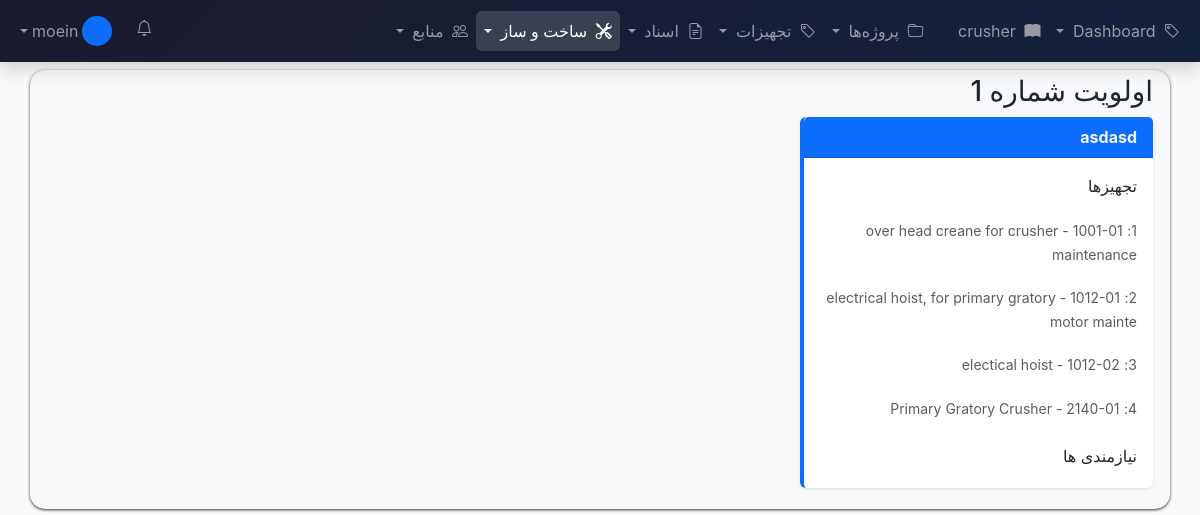
Before: /construction/work-packages/tree/ (signed in) with the older database file.
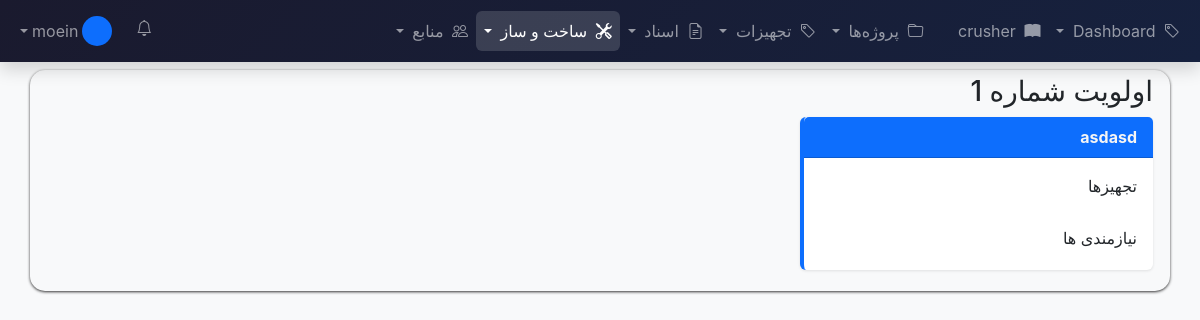
After: the same page with the newer database file.
### construction/models.py (models this page shows, shortened)
class WorkPackage(models.Model):
	class Status(models.TextChoices):
		NOT_STARTED = 'NSTA', 'Not Started'
		MOBILIZING = 'MOB', 'Mobilizing'
		IN_PROGRESS = 'IPRO', 'In Progress'
		COMPLETE = 'COMP', 'Complete'
		ON_HOLD = 'HOLD', 'On Hold'
	project = models.ForeignKey(
			'core.Project', on_delete=models.CASCADE, related_name='work_packages'
			)
	code = models.CharField(max_length=50)
	name = models.CharField(max_length=500)
	area = models.ForeignKey(
			'core.Area', on_delete=models.SET_NULL, related_name='work_packages', null=True, blank=True
			)
	system = models.ForeignKey(
			'core.System', on_delete=models.SET_NULL, null=True, blank=True,
			related_name='work_packages'
			)
	description = models.TextField(blank=True)
	supervisor = models.ForeignKey(
			User, on_delete=models.SET_NULL, null=True, blank=True,
			related_name='supervised_work_packages'
			)
	contractor = models.CharField(
			max_length=255, blank=True, help_text="Company executing the work"
			)
	contractor_company = models.ForeignKey('resources.Company', on_delete=models.SET_NULL, related_name='work_packages', null=True, blank=True)
	planned_start = models.DateField()
	planned_finish = models.DateField()
	actual_start = models.DateField(null=True, blank=True)
	actual_finish = models.DateField(null=True, blank=True)
	status = models.CharField(max_length=4, choices=Status.choices, default=Status.NOT_STARTED)
	percent_complete = models.DecimalField(max_digits=5, decimal_places=2, default=0.00)
	level = models.IntegerField(default=1, null=True, blank=True)
	priority = models.PositiveSmallIntegerField(default=3, help_text="1=Highest, 5=Lowest")
	notes = models.TextField(blank=True)
	created_at = models.DateTimeField(auto_now_add=True)
	updated_at = models.DateTimeField(auto_now=True)
	class Meta:
		ordering = ['code']
		verbose_name = 'Work Package'
		verbose_name_plural = 'Work Packages'

class WorkPackageItem(models.Model):
	work_package = models.ForeignKey(
			WorkPackage, on_delete=models.CASCADE, related_name='items', null=True, blank=True
			)
	equipment_tag = models.ForeignKey(
			'core.EquipmentTag', on_delete=models.CASCADE, related_name='work_package_items', null=True, blank=True
			)
	sequence_number = models.PositiveIntegerField(
			default=1, help_text="Order of installation"
			)
	installation_date = models.DateField(null=True, blank=True)
	is_complete = models.BooleanField(default=False)
	notes = models.TextField(blank=True)
	class Meta:
		ordering = ['sequence_number']
		verbose_name = 'Work Package Item'
		verbose_name_plural = 'Work Package Items'

### core/models.py (models this page shows, shortened)
class EquipmentTag(models.Model):
	class EquipmentType(models.TextChoices):
		CRUSHER = 'CRUSH', 'Crusher'
		CONVEYOR = 'CONV', 'Conveyor'
		FLOTATION = 'FLOT', 'Flotation Cell'
		PUMP = 'PUMP', 'Pump'
		MOTOR = 'MOTOR', 'Motor'
		INSTRUMENT = 'INST', 'Instrument'
		CABLE = 'CABLE', 'Cable'
		TRANSFORMER = 'XFMR', 'Transformer'
		VALVE = 'VALV', 'Valve'
		TANK = 'TANK', 'Tank'
		SCREEN = 'SCRN', 'Screen'
		FEEDER = 'FEED', 'Feeder'
		CYCLONE = 'CYCL', 'Cyclone'
		THICKENER = 'THCK', 'Thickener'
		FILTER = 'FILT', 'Filter'
		COMPRESSOR = 'COMP', 'Compressor'
		CRANE = 'CR', 'Crane'
		SCREW_WASHER_NUT = 'SCNW', 'Screw Nut Washer'
		OTHER = 'OTHR', 'Other'
	class Discipline(models.TextChoices):
		MECHANICAL = 'MECH', 'Mechanical'
		ELECTRICAL = 'ELEC', 'Electrical'
		PIPING = 'PIPE', 'Piping'
		INSTRUMENTATION = 'INSTR', 'Instrumentation'
		CIVIL = 'CIVL', 'Civil'
		STRUCTURAL = 'STRU', 'Structural'
	class Criticality(models.TextChoices):
		HIGH = 'HIGH', 'High'
		MEDIUM = 'MED', 'Medium'
		LOW = 'LOW', 'Low'
	class Status(models.TextChoices):
		ENGINEERING = 'ENG', 'Engineering'
		PROCURED = 'PROC', 'Procured'
		DELIVERED = 'DLVD', 'Delivered'
		INSTALLED = 'INST', 'Installed'
		ALIGNED = 'ALGN', 'Aligned'
		PRECOMM = 'PREC', 'Pre-Commissioned'
		COMMISSIONED = 'COMM', 'Commissioned'
		HANDED_OVER = 'HNDO', 'Handed Over'
		DEFECT = 'DEF', 'Defective'
	installation_order = models.IntegerField(default=0, blank=True, null=True)
	project = models.ForeignKey(Project, on_delete=models.CASCADE, related_name='equipment_tags',null=True,blank=True)
	area = models.ForeignKey(Area, on_delete=models.SET_NULL, null=True, blank=True, related_name='equipment_tags')
	system = models.ForeignKey(System, on_delete=models.SET_NULL, null=True, blank=True, related_name='equipment_tags')
	parent_tag = models.ForeignKey(
			'self', on_delete=models.CASCADE, null=True, blank=True,
			related_name='child_tags'
			)
	drawing_num = models.CharField(max_length=100, blank=True, null=True)
	tag_number = models.CharField(max_length=100, db_index=True)
	description = models.CharField(max_length=500,null=True,blank=True)
	equipment_type = models.CharField(max_length=5, choices=EquipmentType.choices,null=True,blank=True)
	discipline = models.CharField(max_length=5, choices=Discipline.choices,null=True,blank=True)
	packing = models.ForeignKey(PackingList, on_delete=models.SET_NULL, null=True, blank=True, related_name='equipment_tags')
	manufacturer = models.CharField(max_length=255, blank=True)
	model_number = models.CharField(max_length=100, blank=True)
	serial_number = models.CharField(max_length=100, blank=True)
	criticality = models.CharField(max_length=4, choices=Criticality.choices, default=Criticality.MEDIUM)
	status = models.CharField(max_length=4, choices=Status.choices, default=Status.ENGINEERING)
	installation_date = models.DateField(null=True, blank=True)
	weight_kg = models.DecimalField(max_digits=10, decimal_places=2, null=True, blank=True, default=0)
	dimensions = models.CharField(
			max_length=200, blank=True,
			help_text="LxWxH in mm, e.g., '3000x2000x1500'"
			)
	notes = models.TextField(blank=True)
	created_at = models.DateTimeField(auto_now_add=True)
	updated_at = models.DateTimeField(auto_now=True)
	qr_code = models.ImageField(
			upload_to='equipment_qr_codes/',
			null=True,
			blank=True,
			help_text="QR code for this equipment tag"
			)
	qr_code_generated_at = models.DateTimeField(null=True, blank=True)
	class Meta:
		ordering = ['tag_number']
		indexes = [
				models.Index(fields=['project', 'tag_number']),
				models.Index(fields=['project', 'status']),
				models.Index(fields=['parent_tag']),
				]
		verbose_name = 'Equipment Tag'
		verbose_name_plural = 'Equipment Tags'
	def __str__(self):
		return f"{self.tag_number} - {self.description[:50]}"

### construction/views.py (the view)
class WorkPackageTree(LoginRequiredMixin, generic.TemplateView):
	template_name = 'rtl/construction/work_package_tree.html'
	def get_queryset(self):
		queryset = WorkPackage.objects.select_related('project', 'area', 'supervisor')
		project_id = self.request.GET.get('project')
		if project_id:
			queryset = queryset.filter(project_id=project_id)
		area_id = self.request.GET.get('area')
		if area_id:
			queryset = queryset.filter(area_id=area_id)
		system_id = self.request.GET.get('system')
		if system_id:
			queryset = queryset.filter(system_id=system_id)
		return queryset
	def get_context_data(self, **kwargs):
		context = super().get_context_data(**kwargs)
		wp_queryset = self.get_queryset()
		context['work_packages'] = wp_queryset.all().order_by('level')
		context['work_package_items'] = WorkPackageItem.objects.filter(
				work_package__in=wp_queryset
				).all().order_by('sequence_number')
		context['work_package_requirements'] = WorkPackageRequirements.objects.filter(
				work_pack__in=wp_queryset
				).all().order_by('priority')
		return context

### kmes/context_processors.py (called while the page is built, shortened)
def notifications_processor(request):
	context = {
			'notifications': [],
			'notifications_count': 0,
			}
	if request.user.is_authenticated:
		try:
			from documents.models import DocumentShare
			unread_shares = DocumentShare.objects.filter(
					shared_with=request.user,
					is_accessed=False
					).count()
		except:
			pass
		try:
			from resources.models import Timesheet
			pending_timesheets = Timesheet.objects.filter(
					is_approved=False
					).count()
		except:
			pass
		try:
			from commissioning.models import PunchItem
			open_punches = PunchItem.objects.filter(
					status__in=['OPEN', 'IPRO']
					).count()
		except:
			pass
		context['notifications_count'] = len(context['notifications'])
	return context

### templates/rtl/construction/work_package_tree.html (shortened to what this page needs)
{% extends 'rtl/base.html' %}
{% load static %}
{% block content %}
{% regroup work_packages by level as level_groups %}
{% for group in level_groups %}
<div class="row" style="margin-top: 0.9rem;box-shadow: 0 1px 3px rgba(0, 0, 0, 0.8);border-radius: 15px;padding: 5px;" data-level="{{ group.grouper }}">
    <h3>اولویت شماره {{ group.grouper }}</h3>
    {% for wp in group.list %}
    <div class="col-xl-4 col-md-6">
            <div class="card tag-card mb-3">
                <div class="card-header bg-primary text-white">
                    <a href="{% url 'construction:work_package_detail' wp.pk %}">
                        <strong style="color: whitesmoke;">{{ wp.name }}</strong>
                    </a>
                </div>
                <div class="card-body">
                    <p class="mb-1">تجهیزها</p>
                    {% for item in work_package_items %}
                    {% if item.work_package == wp %}
                    <div class="row g-3" style="margin-top: 0.2rem;" data-level="{{ group.grouper }}">
                        <a href="{% url 'core:equipment-tag-detail' item.equipment_tag.pk %}" class="text-decoration-none">
                    <small class="text-muted">{{ item.sequence_number }}:</small>
                    <small class="text-muted">{{ item.equipment_tag }}</small>
                        </a>
                    </div>
                    {% endif %}
                    {% endfor %}
                    <p class="mb-1">نیازمندی ها</p>
                </div>
        </div>
    </div>
    {% endfor %}
</div>
{% empty %}
<p>No items found.</p>
{% endfor %}
{% endblock %}

Changed rows visible on the page:
removed WorkPackageItem: sequence_number "1", equipment_tag "1001-01 - over head creane for crusher maintenance"
removed WorkPackageItem: sequence_number "2", equipment_tag "1012-01 - electrical hoist, for primary gratory motor mainte"
removed WorkPackageItem: sequence_number "3", equipment_tag "1012-02 - electical hoist"
removed WorkPackageItem: sequence_number "4", equipment_tag "2140-01 - Primary Gratory Crusher"
